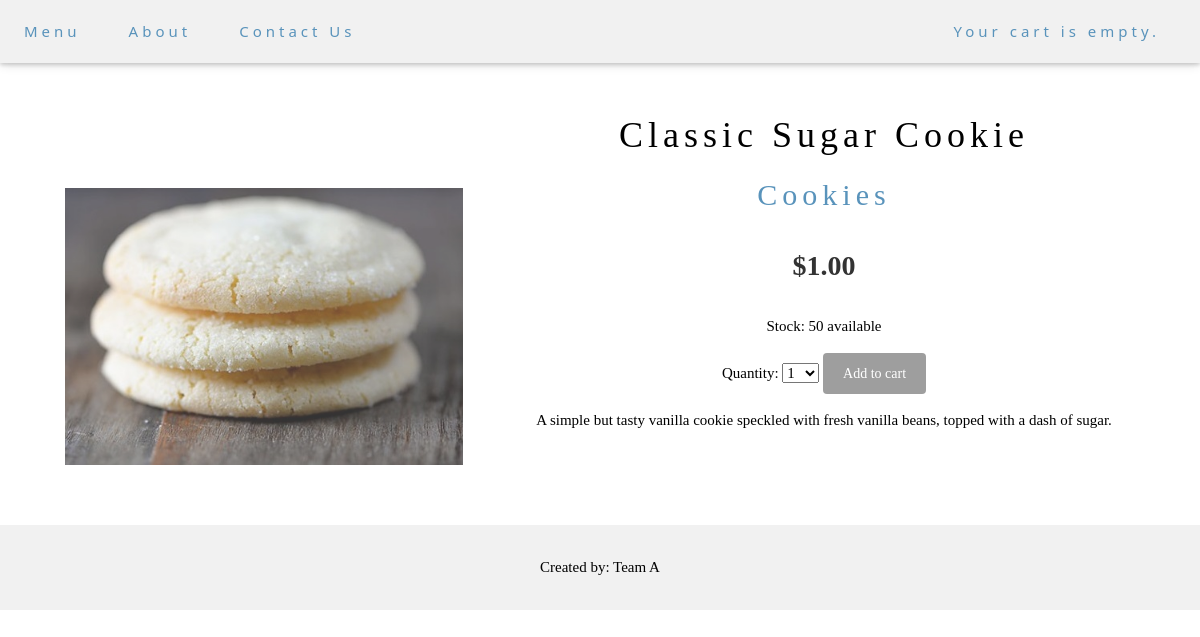
The app's page /5/sugar-cookie/ with its own data.
### shop/models.py (models this page shows, shortened)
class Product(models.Model):
    category = models.ForeignKey(Category,
                                 related_name='products')
    name = models.CharField(max_length=200, db_index=True)
    slug = models.SlugField(max_length=200, db_index=True)
    image = models.ImageField(upload_to='products/%Y/%m/%d',
                              blank=True)
    description = models.TextField(blank=True)
    price = models.DecimalField(max_digits=10, decimal_places=2)
    stock = models.PositiveIntegerField(validators=[MinValueValidator(0)])
    available = models.BooleanField(default=True)
    created = models.DateTimeField(auto_now_add=True)
    updated = models.DateTimeField(auto_now=True)
    class Meta:
        ordering = ('name',)
        index_together = (('id', 'slug'),)

class Category(models.Model):
    name = models.CharField(max_length=200,
                            db_index=True)
    slug = models.SlugField(max_length=200,
                            db_index=True,
                            unique=True)
    class Meta:
        ordering = ('name',)
        verbose_name = 'category'
        verbose_name_plural = 'categories'
    def __str__(self):
        return self.name
    def get_absolute_url(self):
        return reverse('shop:product_list_by_category',
                       args=[self.slug])

### shop/views.py (the view)
def product_detail(request, id, slug):
    product = get_object_or_404(Product,
                                id=id,
                                slug=slug,
                                available=True)
    cart_product_form = CartAddProductForm()
    stock_number = list(range(product.stock))
    return render(request,
                  'shop/product/detail.html',
                  {'product': product,'cart_product_form': cart_product_form,'stock_number': stock_number})

### cart/forms.py
class CartAddProductForm(forms.Form):
    quantity = forms.TypedChoiceField(
                                choices=PRODUCT_QUANTITY_CHOICES,
                                coerce=int)
    update = forms.BooleanField(required=False,
                                initial=False,
                                widget=forms.HiddenInput)

### cart/cart.py (called while the page is built)
    def __len__(self):
        return sum(item['quantity'] for item in self.cart.values())

### cart/context_processors.py (called while the page is built)
def cart(request):
    return {'cart': Cart(request)}

### shop/templates/shop/product/detail.html (shortened to what this page needs)
{% extends "shop/base.html" %}
{% load static %}
{% block content %}
<div class="w3-content w3-padding" style="max-width:1564px; margin-top:90px">
  <div class="product-detail">
    <img src="{% if product.image %}{{ product.image.url }}{% else %}{% static "img/no_image.png" %}{% endif %}" style="opacity:0.8">
    <h1 class="w3-center">{{ product.name }}</h1>
    <h2 class="w3-center"><a href="{{ product.category.get_absolute_url }}">{{ product.category }}</a></h2>
    <p class="price w3-center">${{ product.price }}</p>
    <p class="stock w3-center">Stock: {{ product.stock }}
	{% if product.available is True %}
	available
	{% else %}
	Not Available
	{% endif %}
	</p>
	<form class="w3-center" action="{% url "cart:cart_add" product.id %}" method="post">
        <tr><th>
		<label for="id_quantity">Quantity:</label>
	    </th><td>
	    <select id="id_quantity" name="quantity" required>
		    {% for i in stock_number %}
			<option value="{{forloop.counter}}">{{forloop.counter}}</option>
			{% endfor %}
        </select>
	    </td></tr>
        <input type="submit" value="Add to cart" style="background-color:#9e9e9e;">
    </form>
    <div class="w3-center">
      {{ product.description|linebreaks }}
    </div>
  </div>
</div>
{% endblock %}

### shop/static/css/w3.css (style rules this page uses)
*,*:before,*:after { box-sizing:inherit }
html { -ms-text-size-adjust:100%;-webkit-text-size-adjust:100% }
body { margin:0 }
a { background-color:transparent;-webkit-text-decoration-skip:objects }
img { border-style:none }
button,input,select,textarea { font:inherit;margin:0 }
button,input { overflow:visible }
button,select { text-transform:none }
button,html [type=button],[type=reset],[type=submit] { -webkit-appearance:button }
html,body { font-family:Verdana,sans-serif;font-size:15px;line-height:1.5 }
html { overflow-x:hidden }
h1,h2,h3,h4,h5,h6,.w3-slim,.w3-wide { font-family:"Segoe UI",Arial,sans-serif }
h1 { font-size:36px }
h2 { font-size:30px }
h1,h2,h3,h4,h5,h6 { font-weight:400;margin:10px 0 }
h1 a,h2 a,h3 a,h4 a,h5 a,h6 a { font-weight:inherit }
img { margin-bottom:-5px }
a { color:inherit }
.w3-content { max-width:980px;margin:auto }
.w3-center { text-align:center!important }
.w3-padding-medium,.w3-padding,.w3-form { padding:8px 16px!important }

### shop/static/css/base.css (style rules this page uses)
body { margin:0; padding:0; font-family:Palatino, serif; }
h1, h2, h3, h4, h5 , h6 { font-family: 'Palatino', serif; font-weight:normal; }
a { text-decoration:none; color:#5993bb; }
a.button, input[type="submit"] { color:#fff; background:#5993bb; border-radius:4px; padding:10px 20px; font-size:14px; border:0; }
.product-detail { text-align:justify; }
.product-detail .price { color:#333; font-size:28px; font-weight:bold; }
.product-detail img { width:40%; float:left; padding:80px 25px 25px 25px; opacity:.8; }
.product-detail h1 { margin-bottom:0; }
.product-detail h2 { margin-top:10px; }
.w3-center { text-align:center!important }

### shop/templates/shop/base.html (style rules this page uses)
body { font-family: "Times New Roman", Georgia, Serif; }
h1,h2,h3,h4,h5,h6 { font-family: "Playfair Display"; letter-spacing: 5px; }

### records on screen
Product: image (picture), name "Classic Sugar Cookie", category "Cookies", price "1.00", stock "50", description "A simple but tasty vanilla cookie speckled with fresh vanilla beans, topped with a dash of sugar."

### other values on screen
form field quantity "1"
